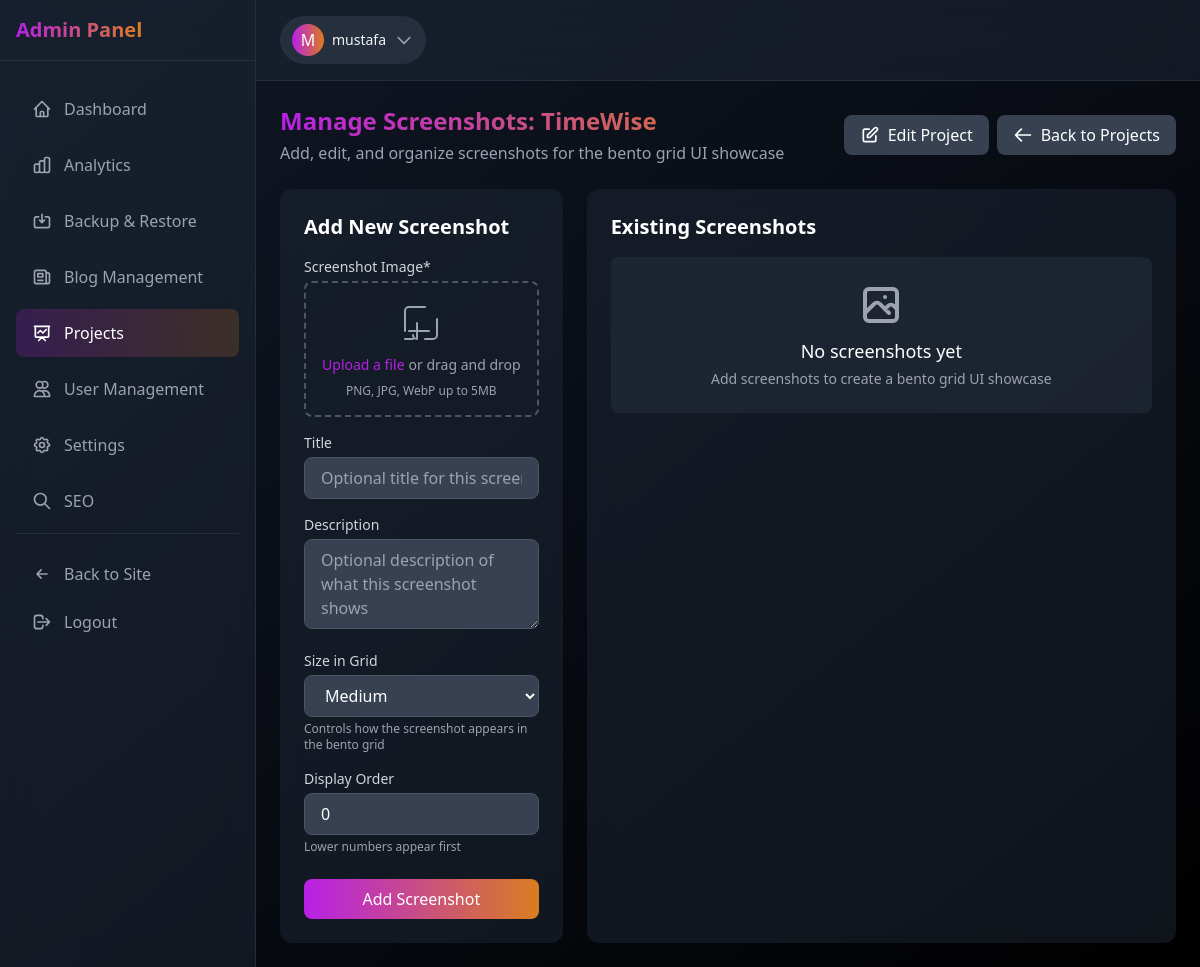
The app's page /projects/admin/screenshots/1/ (signed in), older data.
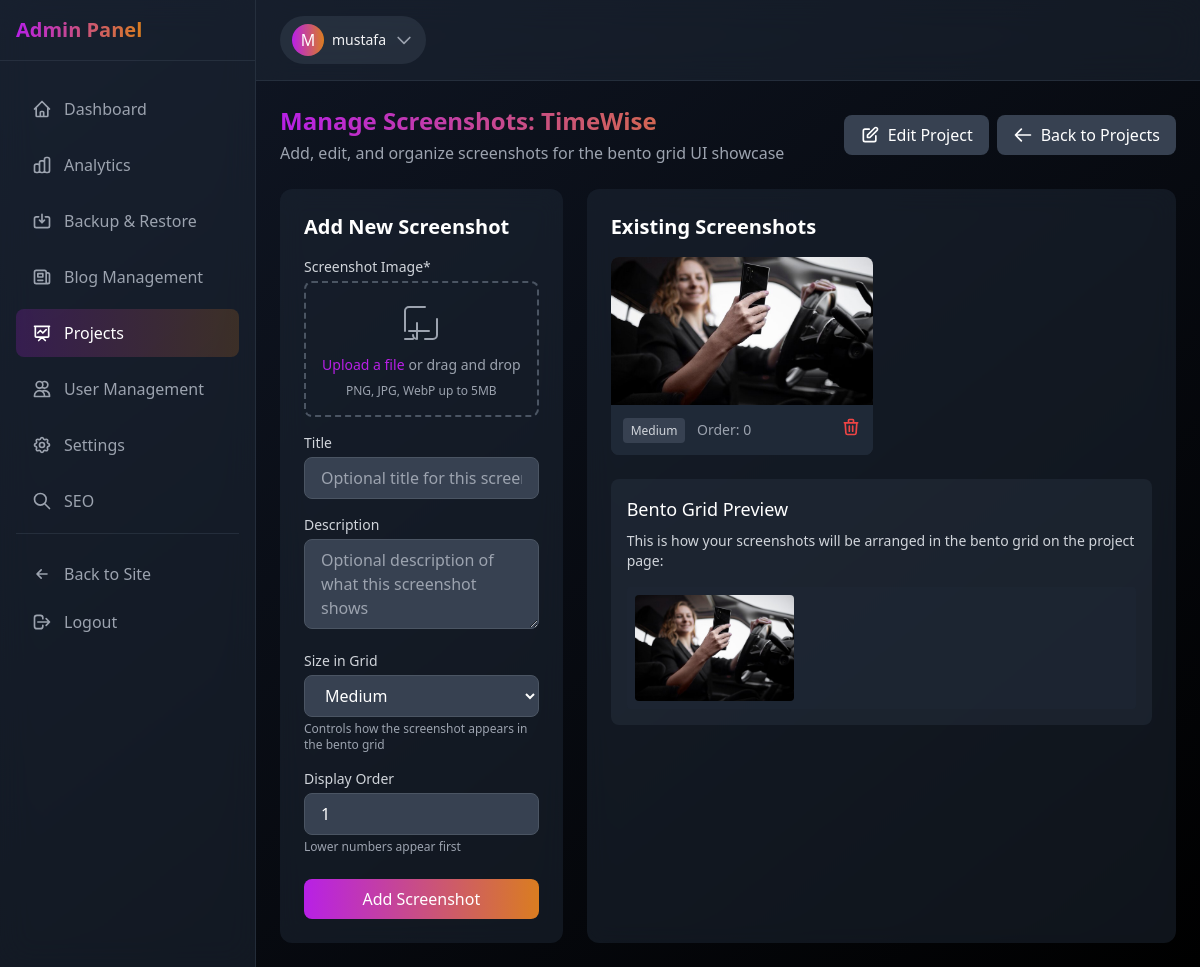
The same page, newer data.
### blog/models.py (models this page shows, shortened)
class ProjectScreenshot(models.Model):
    project = models.ForeignKey(Project, on_delete=models.CASCADE, related_name='screenshots')
    image = models.ImageField(upload_to='project_screenshots/')
    title = models.CharField(max_length=100, blank=True)
    description = models.TextField(blank=True)
    order = models.PositiveIntegerField(default=0)
    size = models.CharField(max_length=20, choices=[
        ('small', 'Small'),
        ('medium', 'Medium'),
        ('large', 'Large'),
        ('wide', 'Wide'),
        ('tall', 'Tall')
    ], default='medium', help_text='Size in the bento grid layout')
    class Meta:
        ordering = ['order']
        verbose_name = 'Project Screenshot'
        verbose_name_plural = 'Project Screenshots'

### projects/admin_views.py (the view, shortened to what this page needs)
# urls.py: path('admin/screenshots/<int:project_id>/', admin_views.admin_project_screenshots, name='admin_project_screenshots'),
@login_required
def admin_project_screenshots(request, project_id):
    if not request.user.is_staff:
        messages.error(request, "You don't have permission to access this page.")
        return redirect('home')
    project = get_object_or_404(Project, id=project_id)
    screenshots = project.screenshots.all().order_by('order')
    context = {
        'active_tab': 'projects',
        'project': project,
        'screenshots': screenshots,
        'size_choices': ProjectScreenshot._meta.get_field('size').choices
    }
    return render(request, 'admin/admin_project_screenshots.html', context)

### templates/admin/admin_project_screenshots.html (shortened to what the changed rows need)
{% extends 'admin/base_admin.html' %}
{% load static %}
{% block content %}
<div class="space-y-6">
    <div class="flex flex-col md:flex-row md:items-center md:justify-between">
        <div>
            <h1 class="text-2xl font-bold bg-gradient-to-r from-[#b820e6] to-[#da7d20] bg-clip-text text-transparent">
            </h1>
        </div>
    </div>
    <div class="grid grid-cols-1 lg:grid-cols-3 gap-6">
        <div class="bg-gray-800/50 backdrop-blur-md rounded-xl p-6 lg:col-span-1">
            <h2 class="text-xl font-semibold text-white mb-4">Add New Screenshot</h2>
            <form method="POST" enctype="multipart/form-data" class="space-y-4">
                <div>
                    <label for="order" class="block text-sm font-medium text-gray-300 mb-1">Display Order</label>
                    <input type="number" name="order" id="order" value="{{ screenshots.count }}"
                        class="w-full px-4 py-2 bg-gray-700 border border-gray-600 rounded-lg focus:outline-none focus:ring-2 focus:ring-[#b820e6] focus:border-transparent text-white"
                        min="0">
                    <p class="text-xs text-gray-400 mt-1">Lower numbers appear first</p>
                </div>
            </form>
        </div>
        <div class="bg-gray-800/50 backdrop-blur-md rounded-xl p-6 lg:col-span-2">
            <h2 class="text-xl font-semibold text-white mb-4">Existing Screenshots</h2>
            {% if screenshots.exists %}
            <div class="grid grid-cols-1 sm:grid-cols-2 gap-4">
                {% for screenshot in screenshots %}
                <div class="bg-gray-700/50 rounded-lg overflow-hidden group">
                    <div class="relative aspect-video overflow-hidden">
                        <img src="{{ screenshot.image.url }}" alt="{{ screenshot.title }}" class="w-full h-full object-cover transition-transform duration-300 group-hover:scale-105">
                    </div>
                    <div class="p-3 bg-gray-800 flex justify-between items-center">
                        <div class="text-sm text-gray-300">
                            <span class="px-2 py-1 bg-gray-700 rounded text-xs mr-2">{{ screenshot.get_size_display }}</span>
                            <span class="text-gray-400">Order: {{ screenshot.order }}</span>
                        </div>
                        <form method="POST" class="delete-form" onsubmit="return confirm('Are you sure you want to delete this screenshot?');">
                            <button type="submit" class="text-red-500 hover:text-red-400 transition-colors">
                                <svg class="w-5 h-5" fill="none" stroke="currentColor" viewBox="0 0 24 24">
                                    <path stroke-linecap="round" stroke-linejoin="round" stroke-width="2" d="M19 7l-.867 12.142A2 2 0 0116.138 21H7.862a2 2 0 01-1.995-1.858L5 7m5 4v6m4-6v6m1-10V4a1 1 0 00-1-1h-4a1 1 0 00-1 1v3M4 7h16"></path>
                                </svg>
                            </button>
                        </form>
                    </div>
                </div>
                {% endfor %}
            </div>
            <div class="mt-6 bg-gray-700/30 rounded-lg p-4">
                <h3 class="text-lg font-medium text-white mb-2">Bento Grid Preview</h3>
                <p class="text-sm text-gray-300 mb-4">This is how your screenshots will be arranged in the bento grid on the project page:</p>
                <div class="grid grid-cols-3 md:grid-cols-6 gap-2 max-h-64 overflow-y-auto p-2 bg-gray-800/50 rounded">
                    {% for screenshot in screenshots %}
                    <div class="{% if screenshot.size == 'small' %}col-span-1 row-span-1{% elif screenshot.size == 'medium' %}col-span-2 row-span-2{% elif screenshot.size == 'large' %}col-span-3 row-span-3{% elif screenshot.size == 'wide' %}col-span-2 row-span-1{% elif screenshot.size == 'tall' %}col-span-1 row-span-2{% endif %} rounded overflow-hidden">
                        <img src="{{ screenshot.image.url }}" alt="" class="w-full h-full object-cover">
                    </div>
                    {% endfor %}
                </div>
            </div>
            {% else %}
            <div class="bg-gray-700/30 rounded-lg p-6 text-center">
                <h3 class="mt-2 text-lg font-medium text-white">No screenshots yet</h3>
                <p class="mt-1 text-sm text-gray-400">Add screenshots to create a bento grid UI showcase</p>
            </div>
            {% endif %}
        </div>
    </div>
</div>
{% endblock %}

Row changes from the older to the newer data that the page shows:
added ProjectScreenshot: image (picture), size "Medium", order "0"
Text that changed along with them:
form field order: "0" → "1"
text no longer shown: "No screenshots yet Add screenshots to create a bento grid UI showcase"
text now shown: "Bento Grid Preview This is how your screenshots will be arranged in the bento grid on the project page:"
